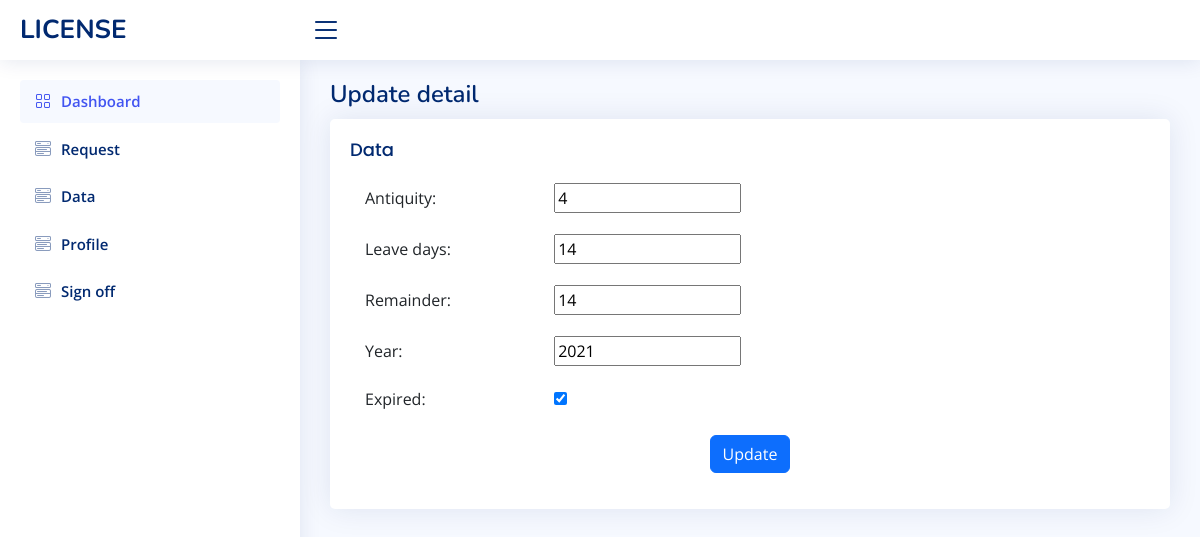
The page /update-detail/1/ (signed in) on the database its author committed.
### employeeDetail/models.py (models this page shows)
class EmployeeDetail(models.Model):
    employee = models.ForeignKey(Employee,on_delete=models.CASCADE)
    antiquity = models.CharField(max_length=15)
    leave_days = models.CharField(max_length=25)
    remainder = models.CharField(max_length=25)
    year = models.CharField(max_length=25)
    created = models.DateField(auto_now_add=True)
    status = models.BooleanField(default=False)

### employeeDetail/views.py (the view)
# urls.py: path('update-detail/<str:pk>/', detail.update_detail, name="update-detail"),
@login_required
def update_detail(request,pk):
   detail = EmployeeDetail.objects.get(id=pk)
   form = FormDetail(instance=detail)
   if request.method == 'POST':
        form = FormDetail(request.POST, instance=detail)
        form.save()
        return redirect('data')
   context = {'form':form}
   return render (request,'data/update_detail.html',context)

### employeeDetail/forms.py
class FormDetail(ModelForm):
    class Meta:
        model = EmployeeDetail
        fields = '__all__'

### templates/data/update_detail.html (shortened to what this page needs)
{% extends 'base.html' %}
{% block container %}
<div class="pagetitle">
  <h1>Update detail</h1>
</div>
<div class="card">
  <div class="card-body">
    <h5 class="card-title">Data</h5>
    <form class="row g-3"  action="" class="form-horizontal" role="form" method="POST" enctype="multipart/form-data" >
      <div class="col-12">
          <label for="{{ form.subject.id_for_label }}" class="col-lg-3 control-label">Antiquity:</label>
        {{ form.antiquity }}
      </div>
      <div class="col-12">
          <label for="{{ form.leave_days.id_for_label }}" class="col-lg-3 control-label">Leave days:</label>
        {{ form.leave_days }}
      </div>
      <div class="col-12">
          <label for="{{ form.remainder.id_for_label }}" class="col-lg-3 control-label">Remainder:</label>
        {{ form.remainder }}
      </div>
      <div class="col-12">
          <label for="{{ form.year.id_for_label }}" class="col-lg-3 control-label">Year:</label>
        {{ form.year }}
      </div>
      <div class="col-12">
          <label for="{{ form.status.id_for_label }}" class="col-lg-3 control-label">Expired:</label>
        {{ form.status }}
      </div>
      <div class="text-center">
        <button type="submit" class="btn btn-primary">Update</button>
      </div>
    </form>
  </div>
</div>
{% endblock container%}

### static/NiceAdmin/assets/css/style.css (style rules this page uses)
:root { scroll-behavior: smooth; }
body { font-family: "Open Sans", sans-serif; background: #f6f9ff; color: #444444; }
h1, h2, h3, h4, h5, h6 { font-family: "Nunito", sans-serif; }
.pagetitle { margin-bottom: 10px; }
.pagetitle h1 { font-size: 24px; margin-bottom: 0; font-weight: 600; color: #012970; }
.card { margin-bottom: 30px; border: none; border-radius: 5px; box-shadow: 0px 0 30px rgba(1, 41, 112, 0.1); }
.card-title { padding: 20px 0 15px 0; font-size: 18px; font-weight: 500; color: #012970; font-family: "Poppins", sans-serif; }
.card-body { padding: 0 20px 20px 20px; }

### rows shown on the page
EmployeeDetail: antiquity "4", leave_days "14", remainder "14", year "2021", status "☑"
